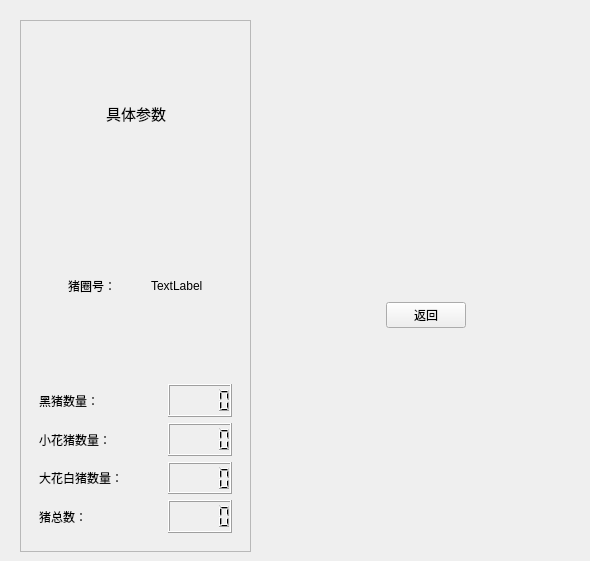
     <widget class="QWidget" name="certain_see">
      <widget class="QFrame" name="frame">
       <property name="geometry">
        <rect>
         <x>20</x>
         <y>20</y>
         <width>231</width>
         <height>532</height>
        </rect>
       </property>
       <property name="minimumSize">
        <size>
         <width>0</width>
         <height>0</height>
        </size>
       </property>
       <property name="maximumSize">
        <size>
         <width>500</width>
         <height>16777215</height>
        </size>
       </property>
       <property name="frameShape">
        <enum>QFrame::StyledPanel</enum>
       </property>
       <property name="frameShadow">
        <enum>QFrame::Raised</enum>
       </property>
       <layout class="QVBoxLayout" name="verticalLayout_9">
        <item>
         <widget class="QWidget" name="widget_12" native="true">
          <layout class="QHBoxLayout" name="horizontalLayout_6">
           <item>
            <spacer name="horizontalSpacer_20">
             <property name="orientation">
              <enum>Qt::Horizontal</enum>
             </property>
             <property name="sizeHint" stdset="0">
              <size>
               <width>40</width>
               <height>20</height>
              </size>
             </property>
            </spacer>
           </item>
           <item>
            <widget class="QLabel" name="label_9">
             <property name="font">
              <font>
               <family>华文中宋</family>
               <pointsize>11</pointsize>
              </font>
             </property>
             <property name="text">
              <string>具体参数</string>
             </property>
             <property name="alignment">
              <set>Qt::AlignCenter</set>
             </property>
            </widget>
           </item>
           <item>
            <spacer name="horizontalSpacer_21">
             <property name="orientation">
              <enum>Qt::Horizontal</enum>
             </property>
             <property name="sizeHint" stdset="0">
              <size>
               <width>40</width>
               <height>20</height>
              </size>
             </property>
            </spacer>
           </item>
          </layout>
         </widget>
        </item>
        <item>
         <widget class="QWidget" name="widget_13" native="true">
          <layout class="QHBoxLayout" name="horizontalLayout_7">
           <item>
            <spacer name="horizontalSpacer_22">
             <property name="orientation">
              <enum>Qt::Horizontal</enum>
             </property>
             <property name="sizeHint" stdset="0">
              <size>
               <width>19</width>
               <height>20</height>
              </size>
             </property>
            </spacer>
           </item>
           <item>
            <widget class="QLabel" name="label_10">
             <property name="text">
              <string>猪圈号：</string>
             </property>
            </widget>
           </item>
           <item>
            <spacer name="horizontalSpacer_23">
             <property name="orientation">
              <enum>Qt::Horizontal</enum>
             </property>
             <property name="sizeHint" stdset="0">
              <size>
               <width>20</width>
               <height>20</height>
              </size>
             </property>
            </spacer>
           </item>
           <item>
            <widget class="QLabel" name="pigpen_num">
             <property name="text">
              <string>TextLabel</string>
             </property>
            </widget>
           </item>
           <item>
            <spacer name="horizontalSpacer_24">
             <property name="orientation">
              <enum>Qt::Horizontal</enum>
             </property>
             <property name="sizeHint" stdset="0">
              <size>
               <width>19</width>
               <height>20</height>
              </size>
             </property>
            </spacer>
           </item>
          </layout>
         </widget>
        </item>
        <item>
         <widget class="QWidget" name="widget_14" native="true">
          <layout class="QGridLayout" name="gridLayout_3">
           <item row="0" column="0">
            <widget class="QLabel" name="label_11">
             <property name="text">
              <string>黑猪数量：</string>
             </property>
            </widget>
           </item>
           <item row="0" column="1">
            <spacer name="horizontalSpacer_25">
             <property name="orientation">
              <enum>Qt::Horizontal</enum>
             </property>
             <property name="sizeHint" stdset="0">
              <size>
               <width>30</width>
               <height>20</height>
              </size>
             </property>
            </spacer>
           </item>
           <item row="0" column="2">
            <widget class="QLCDNumber" name="LCD_BLACK"/>
           </item>
           <item row="1" column="0">
            <widget class="QLabel" name="label_12">
             <property name="text">
              <string>小花猪数量：</string>
             </property>
            </widget>
           </item>
           <item row="1" column="1">
            <spacer name="horizontalSpacer_26">
             <property name="orientation">
              <enum>Qt::Horizontal</enum>
             </property>
             <property name="sizeHint" stdset="0">
              <size>
               <width>30</width>
               <height>20</height>
              </size>
             </property>
            </spacer>
           </item>
           <item row="1" column="2">
            <widget class="QLCDNumber" name="LCD_LITTLE"/>
           </item>
           <item row="2" column="0">
            <widget class="QLabel" name="label_13">
             <property name="text">
              <string>大花白猪数量：</string>
             </property>
            </widget>
           </item>
           <item row="2" column="1">
            <spacer name="horizontalSpacer_27">
             <property name="orientation">
              <enum>Qt::Horizontal</enum>
             </property>
             <property name="sizeHint" stdset="0">
              <size>
               <width>30</width>
               <height>20</height>
              </size>
             </property>
            </spacer>
           </item>
           <item row="2" column="2">
            <widget class="QLCDNumber" name="LCD_BIG"/>
           </item>
           <item row="3" column="0">
            <widget class="QLabel" name="label_14">
             <property name="text">
              <string>猪总数：</string>
             </property>
            </widget>
           </item>
           <item row="3" column="1">
            <spacer name="horizontalSpacer_30">
             <property name="orientation">
              <enum>Qt::Horizontal</enum>
             </property>
             <property name="sizeHint" stdset="0">
              <size>
               <width>30</width>
               <height>20</height>
              </size>
             </property>
            </spacer>
           </item>
           <item row="3" column="2">
            <widget class="QLCDNumber" name="LCD_SUM"/>
           </item>
          </layout>
         </widget>
        </item>
       </layout>
      </widget>
      <widget class="QWidget" name="widget_15" native="true">
       <property name="geometry">
        <rect>
         <x>320</x>
         <y>100</y>
         <width>261</width>
         <height>431</height>
        </rect>
       </property>
       <property name="minimumSize">
        <size>
         <width>0</width>
         <height>0</height>
        </size>
       </property>
       <property name="maximumSize">
        <size>
         <width>500</width>
         <height>16777215</height>
        </size>
       </property>
       <layout class="QHBoxLayout" name="horizontalLayout_8">
        <item>
         <spacer name="horizontalSpacer_28">
          <property name="orientation">
           <enum>Qt::Horizontal</enum>
          </property>
          <property name="sizeHint" stdset="0">
           <size>
            <width>30</width>
            <height>20</height>
           </size>
          </property>
         </spacer>
        </item>
        <item>
         <widget class="QPushButton" name="certainSee_return">
          <property name="text">
           <string>返回</string>
          </property>
         </widget>
        </item>
        <item>
         <spacer name="horizontalSpacer_29">
          <property name="orientation">
           <enum>Qt::Horizontal</enum>
          </property>
          <property name="sizeHint" stdset="0">
           <size>
            <width>115</width>
            <height>20</height>
           </size>
          </property>
         </spacer>
        </item>
       </layout>
      </widget>
     </widget>
